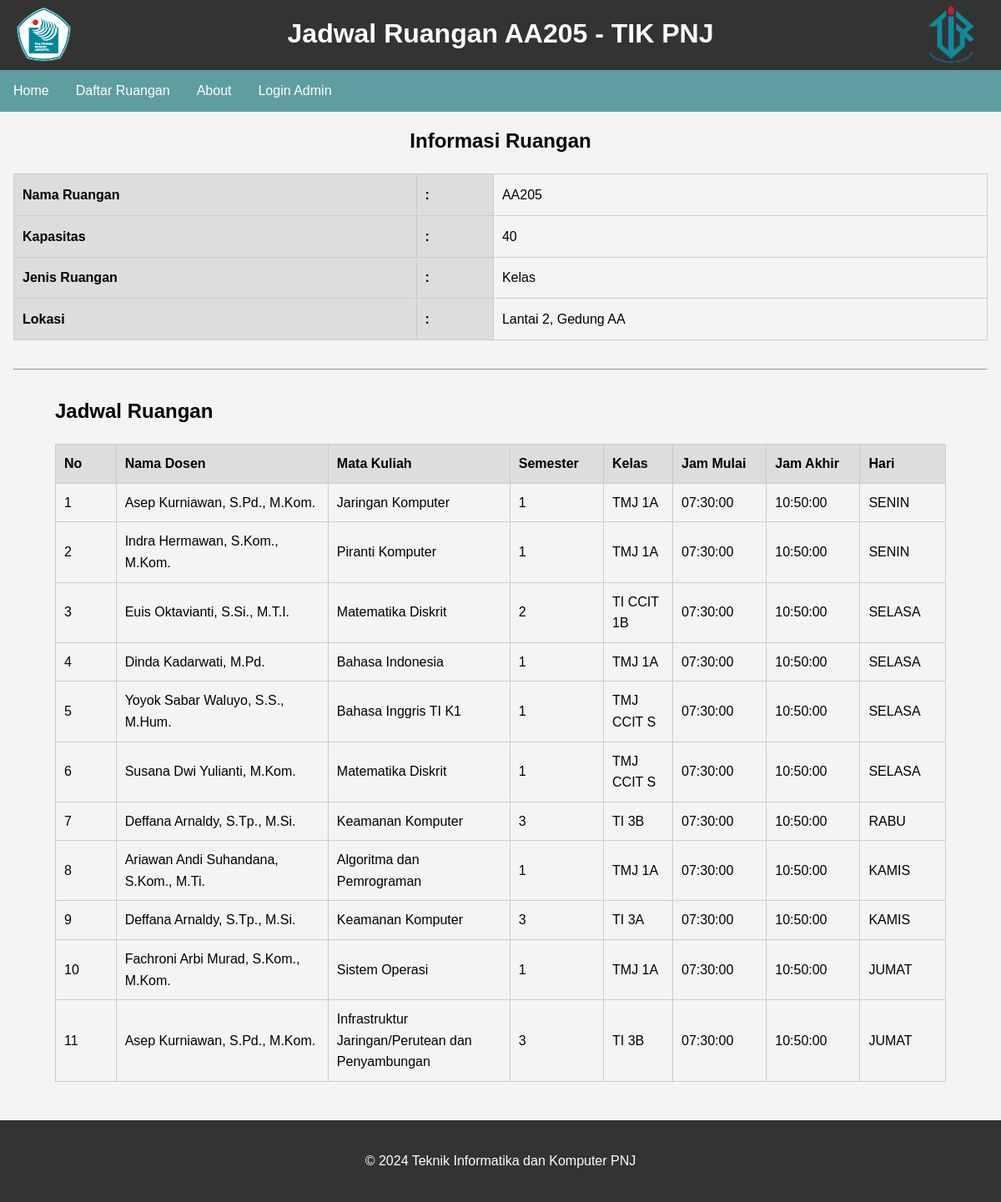
Page /jadwal.php?ruangan=AA205 on the committed database.
### tables this page shows
CREATE TABLE `ruangan` (
  `ruangan_id` int(11) NOT NULL,
  `nama_ruangan` varchar(10) NOT NULL,
  `kapasitas` int(11) NOT NULL,
  `jenis_ruangan` varchar(50) DEFAULT NULL,
  `lokasi` varchar(100) DEFAULT NULL
);

CREATE TABLE `jadwal` (
  `jadwal_id` int(11) NOT NULL,
  `ruangan_id` int(11) DEFAULT NULL,
  `nama_dosen` varchar(100) DEFAULT NULL,
  `nama_mata_kuliah` varchar(100) DEFAULT NULL,
  `smt` varchar(10) DEFAULT NULL,
  `kelas` varchar(10) DEFAULT NULL,
  `jam_mulai` time DEFAULT NULL,
  `jam_akhir` time DEFAULT NULL,
  `hari` varchar(10) DEFAULT NULL,
  `urutan_hari` int(11) DEFAULT NULL
);

### jadwal.php (the view, shortened to what this page needs)
<?php
include 'connection.php';
$namaRuangan = isset($_GET['ruangan']) ? $_GET['ruangan'] : 'AA204';
$adminLoggedIn = isset($_SESSION['loggedin']) && $_SESSION['loggedin'] === true;
$sqlRuangan = "SELECT * FROM ruangan WHERE nama_ruangan = '{$namaRuangan}'";
$resultRuangan = $conn->query($sqlRuangan);
$ruangan = ($resultRuangan && $resultRuangan->num_rows > 0) ? $resultRuangan->fetch_assoc() : null;
$sqlJadwal = "SELECT j.*, r.nama_ruangan FROM jadwal j JOIN ruangan r ON j.ruangan_id = r.ruangan_id WHERE r.nama_ruangan = '{$namaRuangan}' ORDER BY j.urutan_hari, j.jam_mulai";
$resultJadwal = $conn->query($sqlJadwal);
?>
<!DOCTYPE html>
<html lang="id">
<head>
    <link rel="stylesheet" href="styles.css">
</head>
<body>
    <div class="utama">
        <h1 align="center">Jadwal Ruangan <?= htmlspecialchars($namaRuangan); ?> - TIK PNJ</h1>
        <div class="pnjlogo">
            <img src="pnj-logo.svg" alt="logo    tik" width="65" height="70">
        </div>
        <div class="tiklogo">
            <img src="tik-pnj.png" alt="logo pnj" width="120" height="70">
        </div>
    </div>
    <div class="nav-container">
        <ul class="nav-list">
            <li><a href="index.php">Home</a></li>
            <li><a href="daftar_ruangan.php">Daftar Ruangan</a></li>
            <li><a href="about.php">About</a></li>
            <?php if (isset($_SESSION['loggedin']) && $_SESSION['loggedin'] === true): ?>
                <li class="right-align"><a href="logout.php">Logout</a></li>
            <?php else: ?>
                <li class="right-align"><a href="login.php">Login Admin</a></li>
            <?php endif; ?>
        </ul>
    </div>
    <main>
        <?php if ($adminLoggedIn): ?>
            <div class="tambahjadwal">
                <section>
                    <h2 align="center">Tambah Jadwal Baru</h2>
                    <form action="tambah_jadwal.php" method="post">
                        <input type="hidden" name="ruangan_id" value="<?= $ruangan ? $ruangan['ruangan_id'] : ''; ?>">
                        <table border="1" width="550" height="100">
                            <tr>
                                <th align="left">Nama Dosen</th>
                                <th>:</th>
                                <td><input type="text" name="nama_dosen"></td>
                            </tr>
                            <tr>
                                <th align="left">Mata Kuliah</th>
                                <th>:</th>
                                <td><input type="text" name="mata_kuliah"></td>
                            </tr>
                            <tr>
                                <th align="left">Semester</th>
                                <th>:</th>
                                <td><input type="text" name="semester"></td>
                            </tr>
                            <tr>
                                <th align="left">Kelas</th>
                                <th>:</th>
                                <td><input type="text" name="kelas"></td>
                            </tr>
                            <tr>
                                <th align="left">Jam Mulai</th>
                                <th>:</th>
                                <td><input type="time" name="jam_mulai"></td>
                            </tr>
                            <tr>
                                <th align="left">Jam Akhir</th>
                                <th>:</th>
                                <td><input type="time" name="jam_akhir"></td>
                            </tr>
                            <tr>
                                <th align="left">Hari</th>
                                <th>:</th>
                                <td><input type="text" name="hari"></td>
                            </tr>
                        </table>
                        <br/>
                        <input type="submit" value="Tambah Jadwal">
                    </form>
                </section>
            </div>
            <div class="informasiruangan">
                <section>
                    <?php if ($ruangan): ?>
                        <h2 align="center">Informasi Ruangan</h2>
                        <form action="tambah_jadwal.php" method="post">
                            <table border="3" width="550" height="200">
                                <tr>
                                    <th align="left">Nama Ruangan</th>
                                    <th> : </th>
                                    <td><?= htmlspecialchars($ruangan['nama_ruangan']); ?></td>
                                </tr>
                                <tr>
                                    <th align="left">Kapasitas</th>
                                    <th> : </th>
                                    <td><?= htmlspecialchars($ruangan['kapasitas']); ?></td>
                                </tr>
                                <tr>
                                    <th align="left">Jenis Ruangan</th>
                                    <th> : </th>
                                    <td><?= htmlspecialchars($ruangan['jenis_ruangan']); ?></td>
                                </tr>
                                <tr>
                                    <th align="left">Lokasi</th>
                                    <th> : </th>
                                    <td><?= htmlspecialchars($ruangan['lokasi']); ?></td>
                                </tr>
                            </table>
                        </form>
                        <br/>
                        <?php if ($adminLoggedIn): ?>
                            <a href="edit_ruangan.php?ruangan_id=<?= $ruangan['ruangan_id']; ?>">Edit Informasi Ruangan</a>
                        <?php endif; ?>
                    <?php else: ?>
                        <p>Informasi ruangan tidak tersedia.</p>
                    <?php endif; ?>
                </section>
            </div>
            <br/><br/>
            <br/><br/>
            <br/>
            <hr/>
        <?php else: ?>
            <?php if ($ruangan): ?>
                <h2 align="center">Informasi Ruangan</h2>
                <form action="tambah_jadwal.php" method="post">
                    <table border="3" width="550" height="200">
                        <tr>
                            <th align="left">Nama Ruangan</th>
                            <th> : </th>
                            <td><?= htmlspecialchars($ruangan['nama_ruangan']); ?></td>
                        </tr>
                        <tr>
                            <th align="left">Kapasitas</th>
                            <th> : </th>
                            <td><?= htmlspecialchars($ruangan['kapasitas']); ?></td>
                        </tr>
                        <tr>
                            <th align="left">Jenis Ruangan</th>
                            <th> : </th>
                            <td><?= htmlspecialchars($ruangan['jenis_ruangan']); ?></td>
                        </tr>
                        <tr>
                            <th align="left">Lokasi</th>
                            <th> : </th>
                            <td><?= htmlspecialchars($ruangan['lokasi']); ?></td>
                        </tr>
                    </table>
                </form>
                <br/>
            <?php else: ?>
                <p>Informasi ruangan tidak tersedia.</p>
            <?php endif; ?>
            <hr/>
        <?php endif; ?>
            <div class="jadwalruangan">
            <section>
                <h2>Jadwal Ruangan</h2>
                <table>
                    <thead>
                        <tr>
                            <th>No</th>
                            <th>Nama Dosen</th>
                            <th>Mata Kuliah</th>
                            <th>Semester</th>
                            <th>Kelas</th>
                            <th>Jam Mulai</th>
                            <th>Jam Akhir</th>
                            <th>Hari</th>
                        </tr>
                    </thead>
                    <tbody>
                        <?php
                        if ($resultJadwal && $resultJadwal->num_rows > 0) {
                            $no = 1;
                            while ($row = $resultJadwal->fetch_assoc()) {
                                echo "<tr align=center>
                                            <td style='width: 5%;'>" . $no++ . "</td>
                                            <td style='width: 17.5%;'>" . htmlspecialchars($row["nama_dosen"]) . "</td>
                                            <td style='width: 15%;'>" . htmlspecialchars($row["nama_mata_kuliah"]) . "</td>
                                            <td style='width: 5%;'>" . htmlspecialchars($row["smt"]) . "</td>
                                            <td style='width: 5%;'>" . htmlspecialchars($row["kelas"]) . "</td>
                                            <td style='width: 7.5%;'>" . htmlspecialchars($row["jam_mulai"]) . "</td>
                                            <td style='width: 7.5%;'>" . htmlspecialchars($row["jam_akhir"]) . "</td>
                                            <td style='width: 5%;'>" . htmlspecialchars($row["hari"]) . "</td>";
                                echo "</tr>";
                            }
                        } else {
                            echo "<tr><td colspan='9'>Tidak ada jadwal yang tersedia.</td></tr>";
                        }
                        ?>
                    </tbody>
                </table>
            </section>
        </div>
    </main>
    <div class="footer">
        <p>&copy; <?= date("Y"); ?> Teknik Informatika dan Komputer PNJ</p>
    </div>
</body>
</html>

### styles.css (style rules this page uses)
body { font-family: Arial, sans-serif; line-height: 1.6; margin: 0; padding: 0; display: flex; flex-direction: column; background-color: #f4f4f4; min-height: 100vh; }
main { padding: 1em; flex: 1; }
h1, h2 { margin: 0 0 10px 0; }
section { padding: 20px; margin: 10px; }
table { width: 100%; margin-top: 20px; border-collapse: collapse; }
table, th, td { border: 1px solid #cccccc; }
th { background-color: #dddddd; text-align: left; padding: 10px; }
td { padding: 10px; text-align: left; }
.footer { background-color: #333; color: white; text-align: center; padding: 20px 0; position: relative; bottom: 0; width: 100%; }

### jadwal.php (style rules this page uses)
.nav-container { width: 100%; min-height: 50px; display: flex; justify-content: space-between; align-items: center; color: #fff; z-index: 10; background-color: cadetblue; }
.nav-list { list-style-type: none; padding: 0; margin: 0; display: flex; }
.nav-list li { padding-left: 1rem; padding-right: 1rem; }
.nav-list a { text-decoration: none; color: inherit; display: inline-block; }
.jadwalruangan { margin-left: 20px; margin-right: 20px; margin-top: 10px; }
.utama { background-color: #333; color: white; }
h1 { margin-top:15px; }
.pnjlogo { margin-left: 20px; margin-top: -70px; }
.tiklogo { position: absolute; right: 0; margin-top: -78px; }

### rows in the picture
ruangan: nama_ruangan "AA205", kapasitas "40", jenis_ruangan "Kelas", lokasi "Lantai 2, Gedung AA"
jadwal: nama_dosen "Asep Kurniawan, S.Pd., M.Kom.", nama_mata_kuliah "Jaringan Komputer", smt "1", kelas "TMJ 1A", jam_mulai "07:30:00", jam_akhir "10:50:00", hari "SENIN"
jadwal: nama_dosen "Indra Hermawan, S.Kom., M.Kom.", nama_mata_kuliah "Piranti Komputer", smt "1", kelas "TMJ 1A", jam_mulai "07:30:00", jam_akhir "10:50:00", hari "SENIN"
jadwal: nama_dosen "Euis Oktavianti, S.Si., M.T.I.", nama_mata_kuliah "Matematika Diskrit", smt "2", kelas "TI CCIT 1B", jam_mulai "07:30:00", jam_akhir "10:50:00", hari "SELASA"
jadwal: nama_dosen "Dinda Kadarwati, M.Pd.", nama_mata_kuliah "Bahasa Indonesia", smt "1", kelas "TMJ 1A", jam_mulai "07:30:00", jam_akhir "10:50:00", hari "SELASA"
jadwal: nama_dosen "Yoyok Sabar Waluyo, S.S., M.Hum.", nama_mata_kuliah "Bahasa Inggris TI K1", smt "1", kelas "TMJ CCIT S", jam_mulai "07:30:00", jam_akhir "10:50:00", hari "SELASA"
jadwal: nama_dosen "Susana Dwi Yulianti, M.Kom.", nama_mata_kuliah "Matematika Diskrit", smt "1", kelas "TMJ CCIT S", jam_mulai "07:30:00", jam_akhir "10:50:00", hari "SELASA"
jadwal: nama_dosen "Deffana Arnaldy, S.Tp., M.Si.", nama_mata_kuliah "Keamanan Komputer", smt "3", kelas "TI 3B", jam_mulai "07:30:00", jam_akhir "10:50:00", hari "RABU"
jadwal: nama_dosen "Ariawan Andi Suhandana, S.Kom., M.Ti.", nama_mata_kuliah "Algoritma dan Pemrograman", smt "1", kelas "TMJ 1A", jam_mulai "07:30:00", jam_akhir "10:50:00", hari "KAMIS"
jadwal: nama_dosen "Deffana Arnaldy, S.Tp., M.Si.", nama_mata_kuliah "Keamanan Komputer", smt "3", kelas "TI 3A", jam_mulai "07:30:00", jam_akhir "10:50:00", hari "KAMIS"
jadwal: nama_dosen "Fachroni Arbi Murad, S.Kom., M.Kom.", nama_mata_kuliah "Sistem Operasi", smt "1", kelas "TMJ 1A", jam_mulai "07:30:00", jam_akhir "10:50:00", hari "JUMAT"
jadwal: nama_dosen "Asep Kurniawan, S.Pd., M.Kom.", nama_mata_kuliah "Infrastruktur Jaringan/Perutean dan Penyambungan", smt "3", kelas "TI 3B", jam_mulai "07:30:00", jam_akhir "10:50:00", hari "JUMAT"

### other values in the picture
$namaRuangan "AA205"
